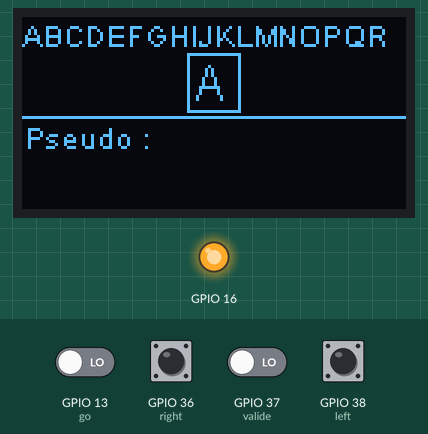
The sketch below on a simulated ESP32. Shown: 128×64 one-colour display, output pins drawn as LEDs (lit = HIGH). The inputs (shaded band) are chosen by the test bench; at power-on: GPIO 13 (go), GPIO 36 (right), GPIO 37 (valide), GPIO 38 (left) LOW. No radio packets arrive unless stated; what the sketch prints to the serial monitor is not drawn.

Above: at 1.9 s.
2.0 s: GPIO 13 (go) driven HIGH
At 4.0 s:
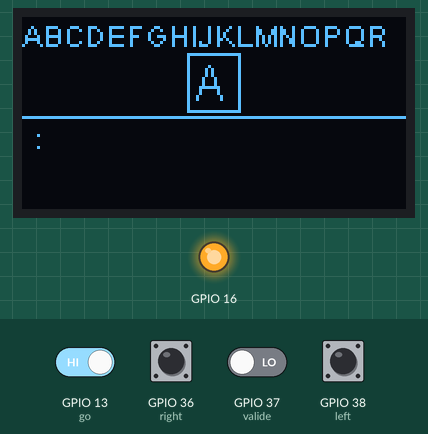
4.5 s: GPIO 36 (right) pulled HIGH for 0.15 s
At 5.2 s:
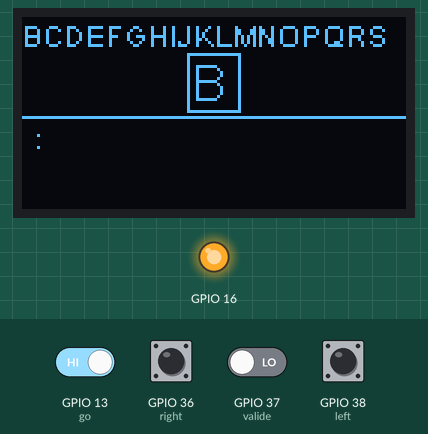
6.1 s: GPIO 36 (right) pulled HIGH for 1 s
At 6.5 s:
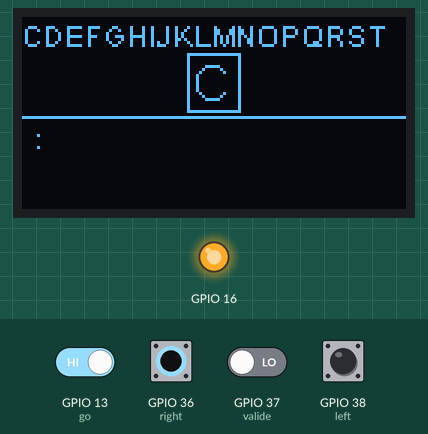
8.6 s: GPIO 36 (right) pulled HIGH for 0.15 s
At 9.6 s:
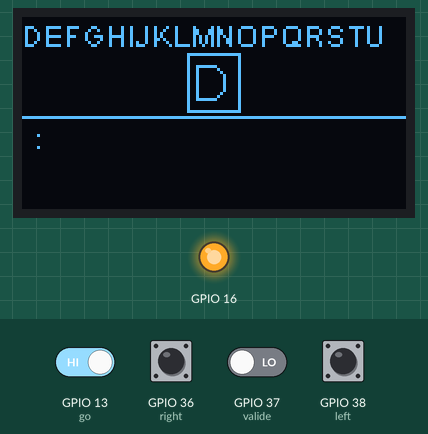
10.2 s: GPIO 36 (right) pulled HIGH for 0.15 s
At 10.9 s:
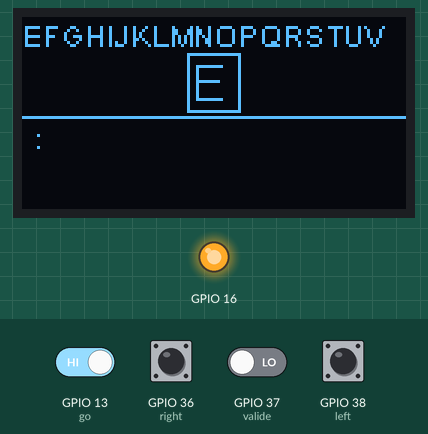
11.8 s: GPIO 36 (right) pulled HIGH for 1 s
At 12.1 s:
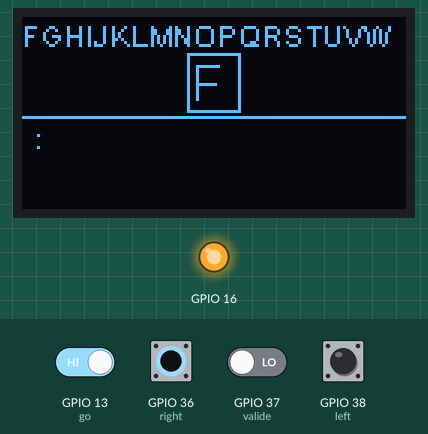
Timing chart, 0 to 14.8 s (numbered marks = the images above; inputs shaded):
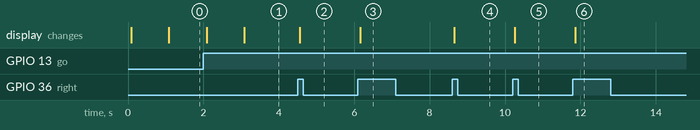

Measured:
- after the input at 2.0 s, the display: first changes after 0.09 s (image 1 shows a later state)
- after the input at 4.5 s, the display: changes after 0.06 s (image 2)
- after the input at 6.1 s, the display: changes after 0.06 s (image 3)
- after the input at 8.6 s, the display: changes after 0.06 s (image 4)
- after the input at 10.2 s, the display: changes after 0.06 s (image 5)
- after the input at 11.8 s, the display: changes after 0.06 s (image 6)

The sketch:

sketch_may10a.ino
```cpp
// Includes
#include <Wire.h>
#include <SSD1306.h> // you need to install the ESP8266 oled driver for SSD1306

#include <SPI.h>
#include <LoRa.h>    // this is the one by Sandeep Mistry,

// display descriptor
// Bus I2C
SSD1306 display(0x3c, 4, 15);

// definitions
//SPI defs for screen ?? lora plutot

#define SS  18
#define RST 14
#define DI0 26

// LoRa Settings
#define BAND                  866E6
#define spreadingFactor       9
#define SignalBandwidth       31.25E3
#define codingRateDenominator 8
#define preambleLength        8

// we also need the following config data:
// GPIO5 —  SX1278 SCK
// GPIO19 — SX1278 MISO
// GPIO27 — SX1278 MOSI
// GPIO18 — SX1278 CS
// GPIO14 — SX1278 RESET
// GPIO26 — SX1278 IRQ(Interrupt Request)


// init des boutons
const int left = 38;
const int right  = 36;
const int valide = 37;
const int go = 13;

// etat des boutons
int sl = 0;
int sr = 0;
int sv = 0;
int sg = 0;

// return to sentmessage
int bg = 0;
int pbg = 0;

// etat précédent des boutons
int psl = 0;
int psr = 0;
int psv = 0;
int psg = 0;

// offset
int offset = 0;

// misc vars
String  msg;
String  pseudo;

// messages table
String  message[100];
int     msgid=0;


// pseudo flag
int     pset = 0;

// message flag
int     mset = 0;

String  sendMsg;
char    chr;

// key code
int     Ckey = 0;

int     i = 0;

// mode : diplay message (2) vs set message (1)
int dmode = 1;

// jeu de caractère
String carac = "ABCDEFGHIJKLMNOPQRSTUVWXYZ 0123456789 @#! -_ <>?";

// rotate string
void rotateString(int offset) {
        int len = carac.length();

        offset %= len;
        reverse(carac, 0, len - offset - 1);
        reverse(carac, len - offset, len - 1);
        reverse(carac, 0, len - 1);

        //debug
        Serial.print("Len carac :"); Serial.println(len);
        Serial.print("Rotate carac :"); Serial.println(carac);
}

void reverse(String &str, int start, int end) {
        while (start < end) {
            char temp = str[start];
            str[start] = str[end];
            str[end] = temp;
            start++;
            end--;
        }
}

int CodeKeyboard() {
  // return code
  int rcode = 0;

  // lecture des boutons
  sl = digitalRead(left);
  sr = digitalRead(right);
  sv = digitalRead(valide);
  sg = digitalRead(go);

  // bouton gauche
  if (sl != psl) {
        if (sl == HIGH) {
          offset = 1;
          rotateString(offset);
        }
        delay(50);
  }
  // save state
  psl = sl;

  // bouton droite
  if (sr != psr) {
          if (sr == HIGH) {
            offset = 47;
            rotateString(offset);
          }
          delay(50);
  }
  // save state
  psr = sr;

  if (sv != psv) {
          if (sv == HIGH) {
            rcode = 1;
            Serial.println("Valide");
          } else {
            Serial.println("Valide up");
          }
          delay(50);
  }
  // save state
  psv = sv;

  // bouton go
  if (sg != psg) {
        if (sg == HIGH) {
          rcode = 2;
          Serial.print("Go");
        } else {
          Serial.println("Go up");
        }
        delay(50);
  }
  // save state
  psg = sg;

  display.clear();

  // upper string
  display.drawString(0, 0, carac.substring(0,18));

  // In square choosen letter
  display.setFont(ArialMT_Plain_16);
  display.drawRect(55, 12, 18, 20);
  display.drawString(57, 13, carac.substring(0,1));
  display.setFont(ArialMT_Plain_10);

  // line
  display.drawLine(0, 33, 128, 33);
  return rcode;
}

void setpseudo () {

      while (pset == 0 ) {
          // display keyboard and get char
          Ckey = CodeKeyboard();

          // add char to pseudo
          if (Ckey == 1) pseudo += carac.substring(0,1);

          // display pseudo message
          display.drawString(1, 34, "Pseudo :");
          display.drawString(1, 44, pseudo);
          display.display();

          // if valid => pseudo is set
          if (Ckey == 2) pset = 1;
      }

      // pseudo is set
      display.clear();
      display.setFont(ArialMT_Plain_16);
      display.drawString(1, 32, "Pseudo set !");
      display.setFont(ArialMT_Plain_10);
      display.display();

      // wait 1 sec
      delay(1000);
}

void setmessage () {

      // add pseudo and :
      message[msgid] += pseudo;
      message[msgid] += " : ";

      while (mset == 0 ) {
          // display keyboard and get char
          Ckey = CodeKeyboard();

          // add char to pseudo
          if (Ckey == 1) message[msgid] += carac.substring(0,1);

          // display message
          display.drawString(1, 34, message[msgid]);
          display.display();

          // if valid => message is set
          if (Ckey == 2) mset = 1;
      }

      // end line
      message[msgid] += "\n";


      // message is set
      display.clear();
      display.setFont(ArialMT_Plain_16);
      display.drawString(1, 32, "Message send !");
      display.setFont(ArialMT_Plain_10);
      display.display();

      // wait 1 sec
      delay(1000);
}

void setup() {

  // init des boutons
  pinMode(left, INPUT);
  pinMode(right, INPUT);
  pinMode(valide, INPUT);

  // reset the screen
  pinMode(16,OUTPUT);
  digitalWrite(16, LOW); // set GPIO16 low to reset OLED
  delay(50);
  digitalWrite(16, HIGH);

  Serial.begin(115200);
  while (!Serial); //If just the the basic function, must connect to a computer

// Initialising the UI will init the display too.
  display.init();
  display.flipScreenVertically();
  display.setFont(ArialMT_Plain_10);
  display.setTextAlignment(TEXT_ALIGN_LEFT);

  // init LORA

  // 1 - Com via SPI
  SPI.begin(5,19,27,18);
  LoRa.setPins(SS,RST,DI0);

  // 2 - LORA Band
  if (!LoRa.begin(BAND)) {
    Serial.println("Starting LoRa failed!");
    while (1);
  }

  // 3 - Spread Factor
  Serial.print("LoRa Spreading Factor: ");
  Serial.println(spreadingFactor);
  LoRa.setSpreadingFactor(spreadingFactor);

  // 4 - Bandwith
  Serial.print("LoRa Signal Bandwidth: ");
  Serial.println(SignalBandwidth);
  LoRa.setSignalBandwidth(SignalBandwidth);

  // 5  - Coding rate
  LoRa.setCodingRate4(codingRateDenominator);

  // 6 - Preamble length
  LoRa.setPreambleLength(preambleLength);

  Serial.println("LoRa Initial OK!");

  delay(1000);

  // set pseudo
  setpseudo();
}

void loop() {

  if (dmode == 1) {
          // get message
          setmessage();

          // send message
          LoRa.beginPacket();
          LoRa.print(message[msgid]);
          LoRa.endPacket();

          // next message
          msgid++;

          // key back to 0 ... not sure if necessary
          Ckey = 0;
          dmode = 2;
  }

  // Receive a message first...
  int packetSize = LoRa.parsePacket();

  if (packetSize) {
      Serial.print("Packet size : ");Serial.println(packetSize);
      display.clear();
      display.drawString(3, 0, "Received Message!");
      display.display();

      while (LoRa.available()) {
          String data = LoRa.readString();
          message[msgid] = data;
          msgid ++;
      }
  }

  // next message (limit of 100)
  if (msgid > 99) msgid = 0;

  // display all
  display.clear();

  if (msgid > 3) {
      display.drawString(0, 0, message[msgid-4]);
      display.drawString(2, 10, message[msgid-3]);
      display.drawString(0, 20, message[msgid-2]);
      display.drawString(2, 30, message[msgid-1]);
  } else {
      display.drawString(0, 0, message[0]);
      display.drawString(2, 10, message[1]);
      display.drawString(0, 20, message[2]);
      display.drawString(2, 30, message[3]);
  }

  display.display();

  // if valid, back to setmessage
  bg = digitalRead(left);
  // bouton go
  if (bg != pbg) {
        if (bg == HIGH) {
          dmode = 1;
          mset = 0;
        }
         delay(50);
  }
  // save state
  pbg = bg;

}
```
